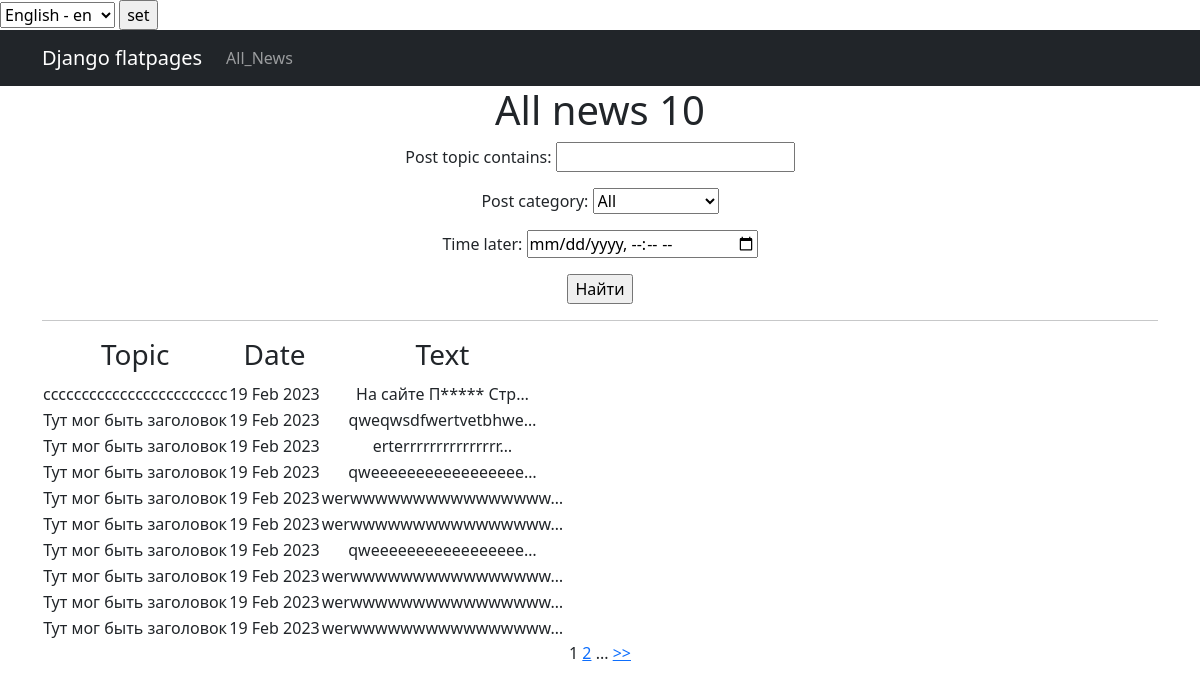
The page /news/ on the database as committed earlier.
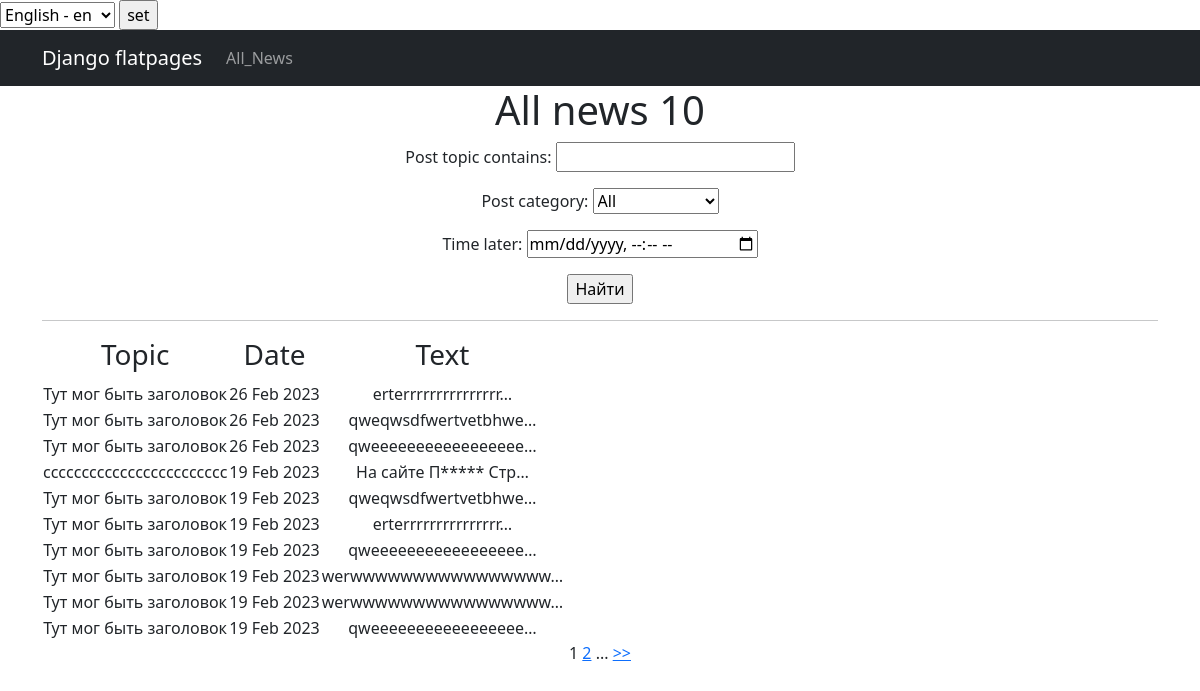
The same page on the database as committed later.
### news/models.py (models this page shows, shortened)
class Post(models.Model): #модель должна содержать в себе статьи и новости, которые создают пользователи
    author = models.ForeignKey(Author, on_delete=models.CASCADE)
    article = 'ART'
    news = 'NEW'
    POSITIONS = [(article, 'статья'), (news, 'новость')]
    position = models.CharField(max_length=3, choices=POSITIONS, default='-')
    time = models.DateTimeField(auto_now_add=True)
    post_category = models.ManyToManyField(Category, through='PostCategoty')
    post_topic = models.CharField(max_length=255, default='Тут мог быть заголовок', help_text=_('post_topic'))
    post_text = models.TextField(default='Тут мог быть текст')
    rating = models.IntegerField(default=0)

### news/views.py (the view)
# urls.py: path('news/', PostList.as_view(), name='post_list'),
class PostList(ListView):
    model = Post
    ordering = '-time'
    template_name = 'posts.html'
    context_object_name = 'posts'
    paginate_by = 10
    def get_queryset(self):
        queryset = super().get_queryset()
        self.filterset = PostFilter(self.request.GET, queryset)
        return self.filterset.qs
    def get_context_data(self, **kwargs):
        context = super().get_context_data(**kwargs)
        context['filterset'] = self.filterset
        return context

### news/models.py (called while the page is built)
    def __str__(self):
        return f'{self.category_name}'

### news/templatetags/censor.py (called while the page is built)
@register.filter()
def bad_words(text):
    for word in text.split():
        word_trans = word.translate(str.maketrans('', '', string.punctuation))
        word_trans_lower = word_trans.lower()
        if word_trans_lower in obscene_words:
            word_g = word[0] + (len(word_trans)-1) * "*"
            text = text.replace(word_trans, word_g)
    return text

### news/templates/posts.html (shortened to what this page needs)
{% extends 'flatpages/default.html' %}
{% load censor %}
{% block content %}
{% load i18n %}
</html>
   <h1>{%trans 'All news'%} {{ posts|length }}</h1>
    <form action="" method="get">
            {{ filterset.form.as_p }}
            <input type="submit" value="Найти" />
    </form>
    <hr>
   {% if posts %}
       <table>
           <tr>
               <td><h3>{%trans 'Topic'%}</h3></td>
               <td><h3>{%trans 'Date'%}</h3></td>
               <td><h3>{%trans 'Text'%}</h3></td>
           </tr>
           {% for post in posts %}
           <tr>
               <td>{{ post.post_topic|bad_words }}</td>
               <td>{{ post.time|date:'d M Y' }}</td>
               <td>{{ post.post_text|truncatechars:20|bad_words}}</td>
               <td>
                </td>
           </tr>
           {% endfor %}
       </table>
   {% else %}
       <h2>{%trans 'No news'%}!</h2>
   {% endif %}
   {{ page_obj.number }}
   {% if page_obj.has_next %}
       <a href="?page={{ page_obj.next_page_number }}">{{ page_obj.next_page_number }}</a>
       {% if paginator.num_pages != page_obj.next_page_number %}
           ...
           <a href="?page={{ page_obj.paginator.num_pages }}">>></a>
       {% endif %}
   {% endif %}
{% endblock content %}

Rows that differ between the two databases and show on the page:
no longer on this page (row unchanged): Post: post_topic|bad_words "Тут мог быть заголовок", time "19 Feb 2023", post_text|bad_words "werwwwwwwwwwwwwwwww…"
no longer on this page (row unchanged): Post: post_topic|bad_words "Тут мог быть заголовок", time "19 Feb 2023", post_text|bad_words "werwwwwwwwwwwwwwwww…"
no longer on this page (row unchanged): Post: post_topic|bad_words "Тут мог быть заголовок", time "19 Feb 2023", post_text|bad_words "werwwwwwwwwwwwwwwww…"
added Post: post_topic|bad_words "Тут мог быть заголовок", time "26 Feb 2023", post_text|bad_words "erterrrrrrrrrrrrrrr…"
added Post: post_topic|bad_words "Тут мог быть заголовок", time "26 Feb 2023", post_text|bad_words "qweqwsdfwertvetbhwe…"
added Post: post_topic|bad_words "Тут мог быть заголовок", time "26 Feb 2023", post_text|bad_words "qweeeeeeeeeeeeeeeee…"
